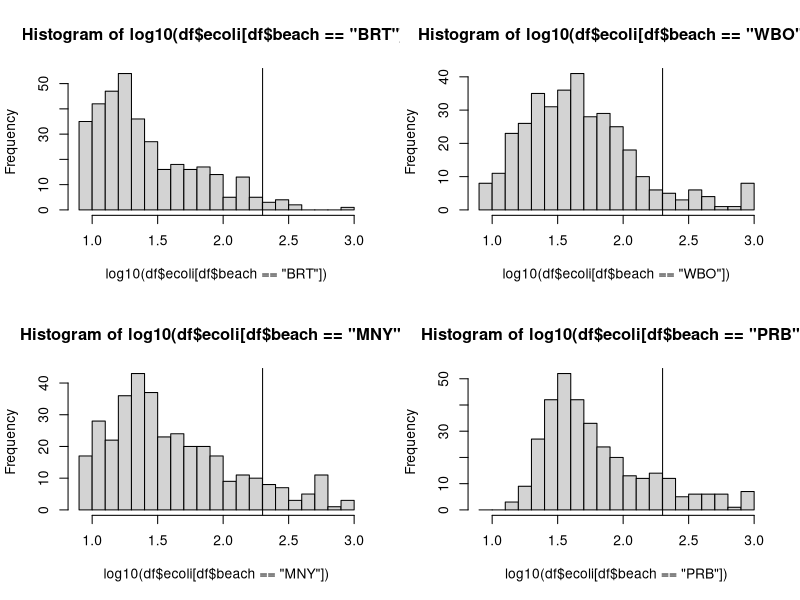
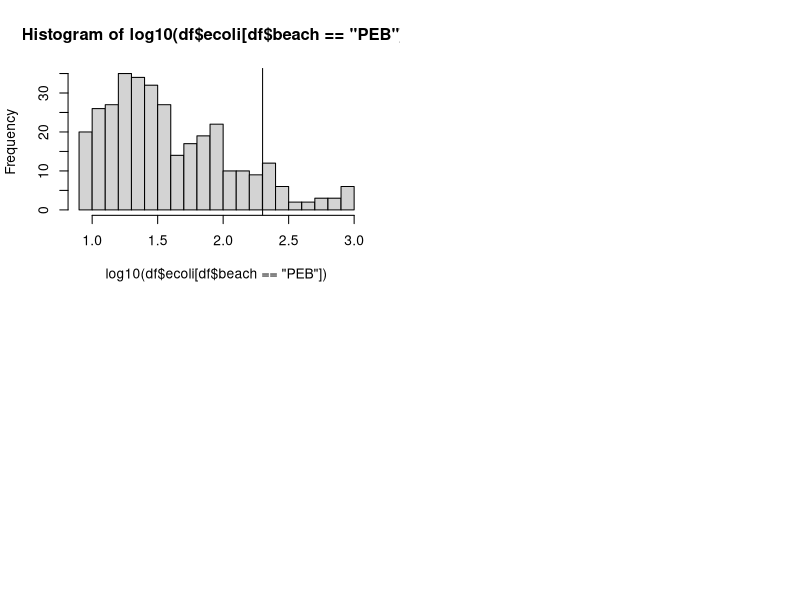
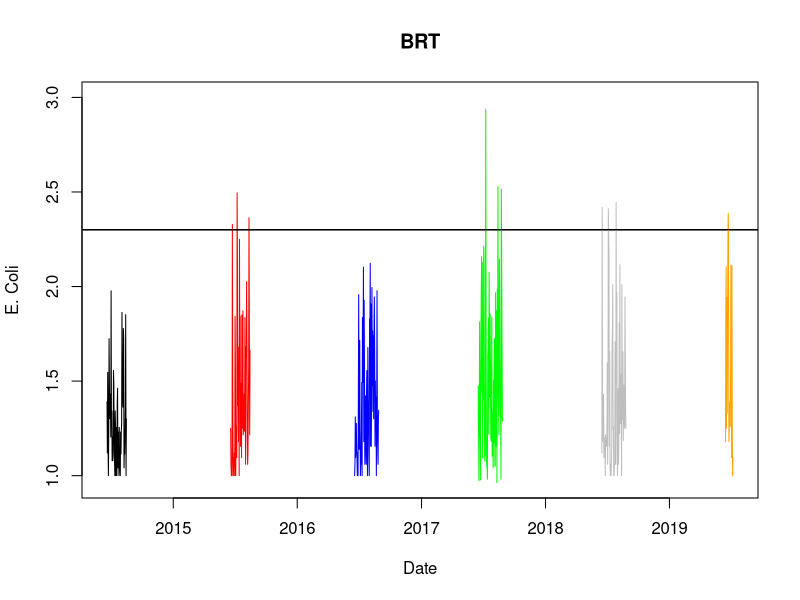
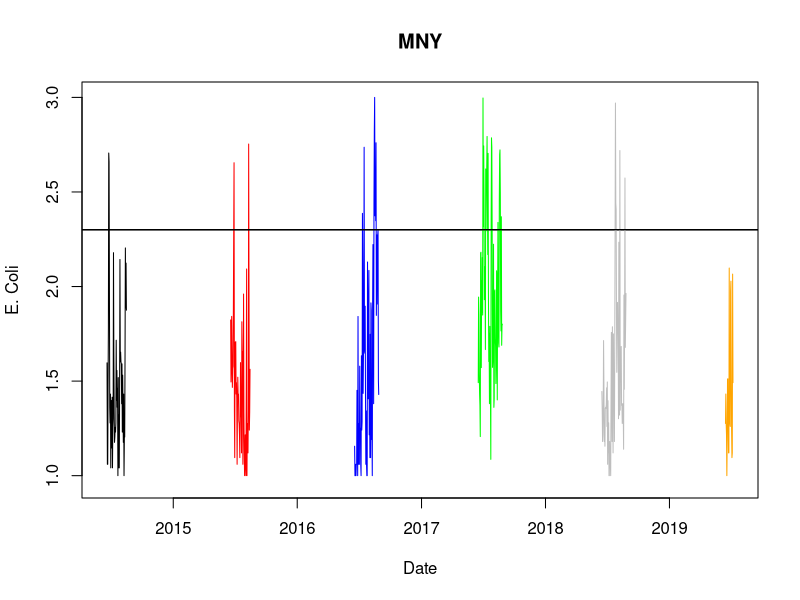
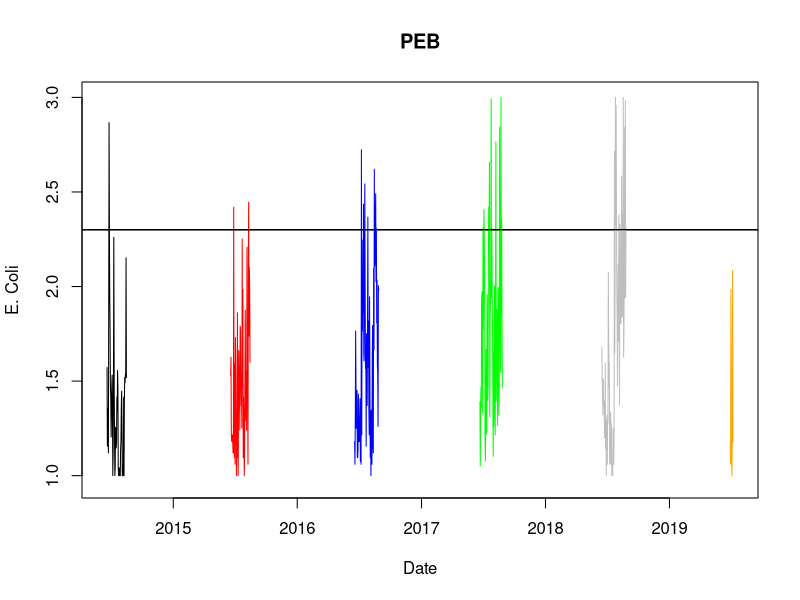
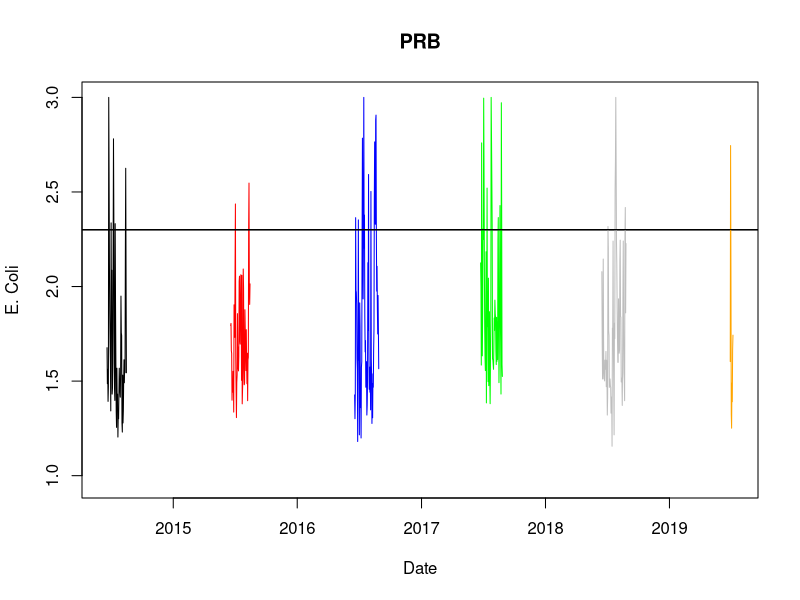
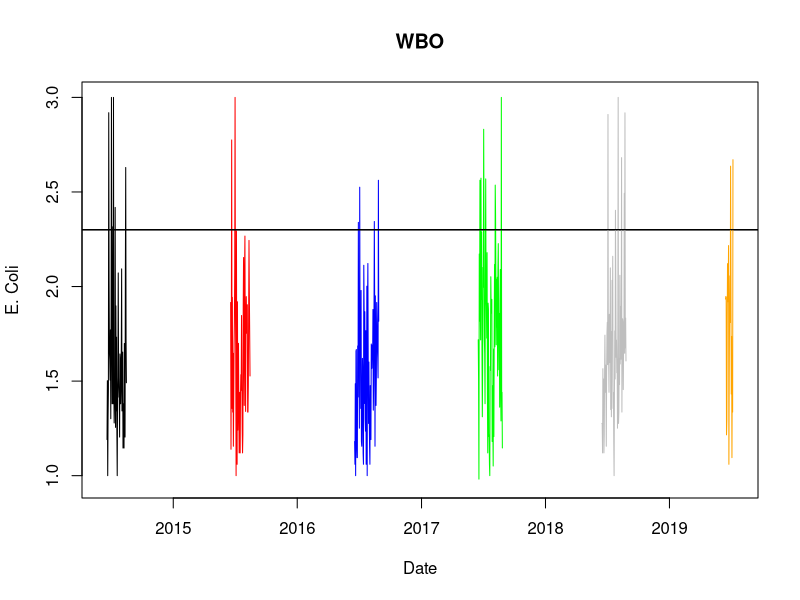
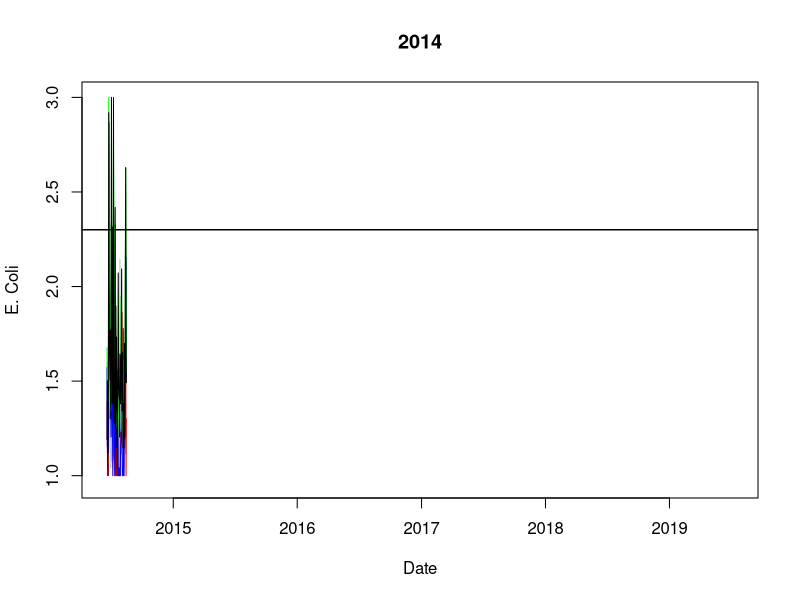

R code for these plots, in order:
library(lubridate)
library(here)

df <- read.csv(here('data', 'cleaned_data.csv'), stringsAsFactors = F)
df$date <- as.Date(df$date, "%Y-%m-%d")
df$DOY <- as.Date(df$date, "%Y-%m-%d")

#=============================================================================
#= Helpers
#===========
col.yr <- function(yr){
  switch(as.character(yr),
         '2014'='black',
         '2015'='red',
         '2016'='blue',
         '2017'='green',
         '2018'='grey',
         '2019'='orange')
} 


col.beach <- function(yr){
  switch(as.character(yr),
         'WBO'='black',
         'BRT'='red',
         'PEB'='blue',
         'PRB'='green',
         'MNY'='grey')
}  

#=============================================================================
#= Analysis
#===========

# histograms
dev.new()
par(mfrow=c(2,2))
hist(log10(df$ecoli[df$beach=='BRT']), breaks = seq(0.9, 3, .1)); abline(v=log10(200))
hist(log10(df$ecoli[df$beach=='WBO']), breaks = seq(0.9, 3, .1)); abline(v=log10(200))
hist(log10(df$ecoli[df$beach=='MNY']), breaks = seq(0.9, 3, .1)); abline(v=log10(200))
hist(log10(df$ecoli[df$beach=='PRB']), breaks = seq(0.9, 3, .1)); abline(v=log10(200))
hist(log10(df$ecoli[df$beach=='PEB']), breaks = seq(0.9, 3, .1)); abline(v=log10(200))

# basic stats
by(data = df$ecoli, INDICES = df$beach, FUN = median, na.rm=T)
by(data = df$ecoli, INDICES = df$beach, FUN = mean, na.rm=T)
by(data = df$ecoli, INDICES = df$beach, FUN = sd, na.rm=T)

# when is single value over 400 
df[df$status=='no swim' & df$ecoli < 200, ]
df[df$status=='no swim' & df$ecoli < 200 & !df$rain, ]

# beaches over time
for (beach in unique(df$beach)){
  dev.new()
  plot(df$DOY, log10(df$ecoli), type='n', xlab='Date', ylab='E. Coli', 
       main=paste0(beach))
  
  for (yr in unique(year(df$date))){
  
  dat <- df[year(df$date)==yr & df$beach ==beach,]
  lines(dat$DOY, log10(dat$ecoli), col=col.yr(yr))
  abline(h=log10(200))
  }
}

###
for (yr in unique(year(df$date))){
  dev.new()
  plot(df$DOY, log10(df$ecoli), type='n', xlab='Date', ylab='E. Coli', 
       main=paste0(yr))
  
  for (beach in unique(df$beach)){
    dat <- df[year(df$date)==yr & df$beach ==beach,]
    lines(dat$DOY, log10(dat$ecoli), col=col.beach(beach))
    abline(h=log10(200))
  }
}


